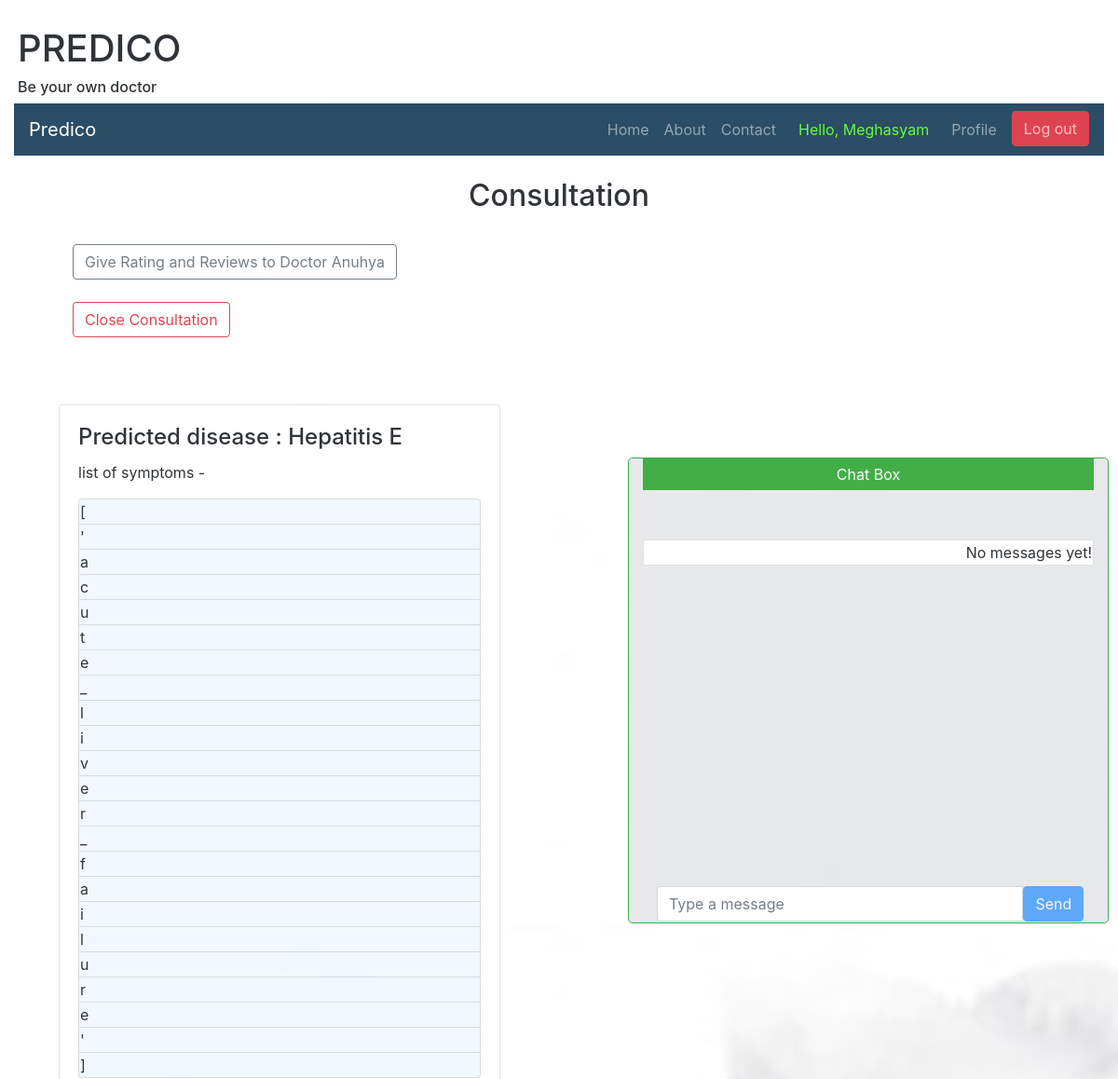
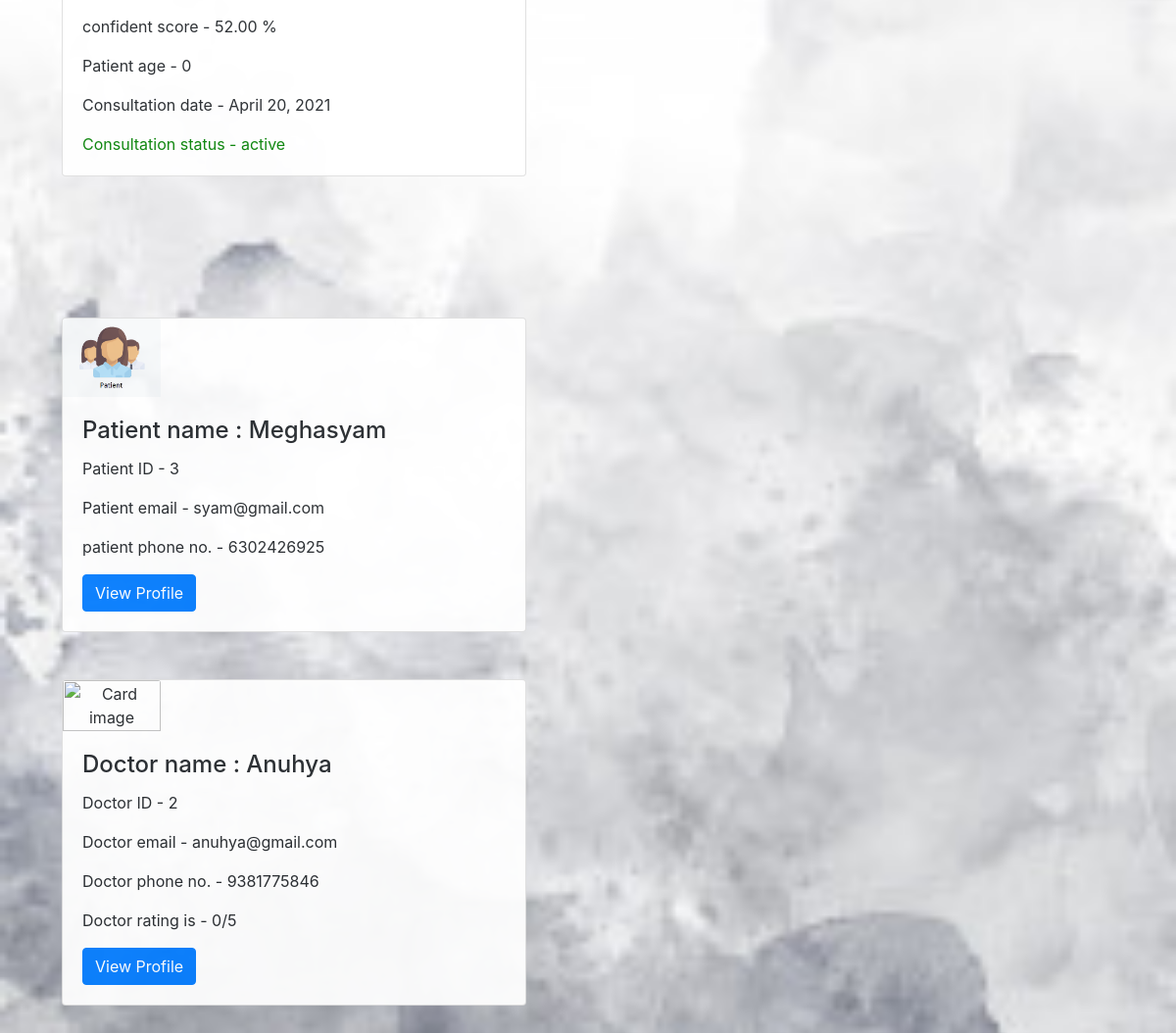
Screenshot of /consultationview/1 (signed in) with the database file from the repository (2 pictures, top to bottom).
### main_app/models.py (models this page shows)
class patient(models.Model):
    user = models.OneToOneField(User, on_delete=models.CASCADE, primary_key=True)
    is_patient = models.BooleanField(default=True)
    is_doctor = models.BooleanField(default=False)
    name = models.CharField(max_length = 50)
    dob = models.DateField()
    address = models.CharField(max_length = 100)
    mobile_no = models.CharField(max_length = 15)
    gender = models.CharField(max_length = 10)
    @property
    def age(self):
        today = date.today()
        db = self.dob
        age = today.year - db.year
        if today.month < db.month or today.month == db.month and today.day < db.day:
            age -= 1
        return age

class consultation(models.Model):
    patient = models.ForeignKey(patient ,null=True, on_delete=models.SET_NULL)
    doctor = models.ForeignKey(doctor ,null=True, on_delete=models.SET_NULL)
    diseaseinfo = models.OneToOneField(diseaseinfo, null=True, on_delete=models.SET_NULL)
    consultation_date = models.DateField()
    status = models.CharField(max_length = 20)

class doctor(models.Model):
    user = models.OneToOneField(User, on_delete=models.CASCADE, primary_key=True)
    is_patient = models.BooleanField(default=False)
    is_doctor = models.BooleanField(default=True)
    name = models.CharField(max_length = 50)
    dob = models.DateField()
    address = models.CharField(max_length = 100)
    mobile_no = models.CharField(max_length = 15)
    gender = models.CharField(max_length = 10)
    registration_no = models.CharField(max_length = 20)
    year_of_registration = models.DateField()
    qualification = models.CharField(max_length = 20)
    State_Medical_Council = models.CharField(max_length = 30)
    specialization = models.CharField(max_length = 30)
    rating = models.IntegerField(default=0)

class diseaseinfo(models.Model):
    patient = models.ForeignKey(patient , null=True, on_delete=models.SET_NULL)
    diseasename = models.CharField(max_length = 200)
    no_of_symp = models.IntegerField()
    symptomsname = models.CharField(max_length=200)
    confidence = models.DecimalField(max_digits=5, decimal_places=2)
    consultdoctor = models.CharField(max_length = 200)

### main_app/views.py (the view)
# urls.py: path('consultationview/<int:consultation_id>', views.consultationview , name='consultationview'),
def  consultationview(request,consultation_id):
    if request.method == 'GET':
      request.session['consultation_id'] = consultation_id
      consultation_obj = consultation.objects.get(id=consultation_id)
      return render(request,'consultation/consultation.html', {"consultation":consultation_obj })

### templates/consultation/consultation.html (shortened to what this page needs)
{% extends "basic.html" %}
{% load static %}
{% block body %}
<br><center><h2> Consultation</h2>
</center>
<br>
<div class="row">
<div class="col" >
{% if user.patient.is_patient  %}
  <div class="container ml-5 mr-5">
          <button type="button" class="btn btn-outline-secondary" data-toggle="collapse" data-target="#demo">Give Rating and Reviews to Doctor {{consultation.doctor.name}}</button>
  </div>
    {% endif %}
  <div class="container mt-4 ml-5 mr-5">
          <button type="button" class="btn btn-outline-danger mb-4" data-toggle="collapse" data-target="#demo2">Close Consultation</button>
  </div>
    <div class="card mt-5 ml-5 mr-5 mb-5">
        <div class="card-body">
          <h4 class="card-title">Predicted disease : {{consultation.diseaseinfo.diseasename}}</h4>
          <p class="card-text">list of symptoms -
              <ul class="list-group" >
                {% for i in consultation.diseaseinfo.symptomsname %}
                <li class="list-group-item" style="background-color:aliceblue">{{i}}</li>
                {% endfor %}
              </ul>
          </p>
          <p class="card-text">confident score - {{consultation.diseaseinfo.confidence}} %</p>
          <p class="card-text">Patient age - {{consultation.patient.age}}</p>
          <p class="card-text">Consultation date - {{consultation.consultation_date}}</p>
          <p class="card-text" style="color: green;">Consultation status - {{consultation.status}}</p>
        </div>
    </div>
<br><br>
                            <div class="card mt-5 ml-5 mr-5 mb-5" >
                                <div class="text-center " style="width:100px">
                                    <img class="card-img-top " src="{% static 'homepage/patient.png' %}" alt="Card image" style="width:100%;">
                                </div>
                                <div class="card-body">
                                  <h4 class="card-title">Patient name : {{consultation.patient.name}}</h4>
                                  <p class="card-text">Patient ID - {{consultation.patient.user_id}}</p>
                                  <p class="card-text">Patient email - {{consultation.patient.user.email}}</p>
                                  <p class="card-text">patient phone no. - {{consultation.patient.mobile_no}}</p>
                                  <a href="{% url 'pviewprofile' consultation.patient.user.username %}" class="btn btn-primary">View Profile</a>
                                </div>
                            </div>
                                <div class="card mt-5 ml-5 mr-5 mb-5" >
                                        <div class="text-center " style="width:100px">
                                            <img class="card-img-top" src="{% static 'homepage/doctor.png' %}" alt="Card image" style="width:100%;">
                                        </div>
                                        <div class="card-body" style="display: inline-block;">
                                          <h4 class="card-title">Doctor name : {{consultation.doctor.name}}</h4>
                                          <p class="card-text">Doctor ID - {{consultation.doctor.user_id}}</p>
                                          <p class="card-text">Doctor email - {{consultation.doctor.user.email}}</p>
                                          <p class="card-text">Doctor phone no. - {{consultation.doctor.mobile_no}}</p>
                                          <p class="card-text">Doctor rating is - {{consultation.doctor.rating}}/5</p>
                                          <a href="{% url 'dviewprofile' consultation.doctor.user.username %}" class="btn btn-primary">View Profile</a>
                                        </div>
                                </div>
</div>
      <div class="col">
            <div class="container-fluid border border-success rounded-lg" id="chat_window" style="background-color: #1423301a !important;">
                                <div id="chat-body" class="panel panel-default">
                                    <center> <div class="panel-heading">Chat Box
                                             </div>  </center>
                                    <div id="msg-list-div" class="panel-body">
                                                <ul id="msg-list" class="list-group">
                                          {% include 'consultation/chat_body.html' %}
                                                </ul>
                                    </div>
                                    <br>
                                        <div id="chat-form" class="container-fluid">  {% csrf_token %}
                                            <div id="chat-bottom" class="input-group">
                                                <input type="text" id="chat-msg" name="chat-msg" class="form-control" placeholder="Type a message" />
                                            <div>
                                                    <input class="btn btn-primary" id="send" type="submit" value="Send"/>
                                        </div>
                                </div>
             </div>
</div>
</div>
{% endblock %}

### templates/basic.html (shortened to what this page needs)
﻿{% load static %}
<!doctype html>
<html lang="en">
  <head>
    <link rel="stylesheet" href="https://stackpath.bootstrapcdn.com/bootstrap/4.3.1/css/bootstrap.min.css">
    <link rel="stylesheet" href="{% static 'homepage/bootstrap/css/bootstrap.min.css' %}">
   <link rel="stylesheet" href="{% static 'homepage/bootstrap/css/bootstrap.min.css' %}">
   <link rel="stylesheet" href="{% static 'homepage/css.css' %}">
  </head>
  <body>
      <div class="container-fluid">
          <div class="page-header mt-1 mb-1 ml-1 ">
          <h1>PREDICO</h1>
          <h6>Be your own doctor </h6>
        </div>
          <nav class="navbar navbar-expand-lg navbar-dark" style="background-color: #1b405a;">
              <a class="navbar-brand" href="{% url 'home' %}">Predico </a>
              <div class="collapse navbar-collapse" id="navbarSupportedContent">
                  <ul class="navbar-nav ml-auto">
                      <li class="nav-item">
                          <a class="nav-link" href="{% url 'home' %}">Home</a>
                      </li>
                      <li class="nav-item">
                          <a class="nav-link" href="{% url 'home' %}">About</a>
                      </li>
                      <li class="nav-item">
                          <a class="nav-link" href="{% url 'home' %}">Contact</a>
                      </li>
                    {% if user.is_authenticated %}
                      {% if user.patient %}
                      <li class="nav-item ml-2">
                      <li class="nav-link" href="{% url 'patient_ui' %}" style="color: rgb(91, 252, 50);">Hello, {{user.patient.name}}</li>
                      </li>
                      <li class="nav-item ml-2">
                          <a class="nav-link" href="{% url 'patient_ui' %}">Profile</a>
                          </li>
                      {% endif %}
                      <li class="nav-item ml-2">
      <button class="btn btn-danger btn-xs" data-toggle="modal" data-target="#logout-modal" style="color: rgb(247, 190, 188);">Log out</button>
                      </li>
                      {% endif %}
                  </ul>
              </div>
          </nav>
  {% block body %}
  {% endblock %}
</div>
</body>
</html>

### templates/consultation/chat_body.html
﻿{% load static %}
{% for obj in chat %}
{% if obj.sender == request.user %}
<div class="outgoing_msgs">
    <div class="sent_msg">
        <span class="time_date"> {{ obj.created }} </span>
        <li class="text-right list-group-item">{{ obj.message }} </li>
    </div>
  </div>
{% else %}
<div class="incoming_msg">
    <div class="incoming_msg_img"> <img src="https://ptetutorials.com/images/user-profile.png" alt="Sender">
    </div>
    <div class="received_msg">
      <div class="received_withd_msg">
        <span class="time_date"> {{ obj.created }} </span>
        <li class="text-left list-group-item">{{ obj.message }}</li>
        <span class="time_date"> {{obj.sender}}</span>
      </div>
    </div>
</div>
{% endif %}
{% empty %}
<br><br>
<li class="text-right list-group-item">No messages yet!</li>
<br><br>
{% endfor %}

### templates/consultation/consultation.html (style rules this page uses)
#chat_window { position: fixed; max-height: 500px; bottom: 4%; top: 22%; right: 10px; max-width: 43%; min-width: 43%; }
#chat-form { position: absolute; bottom: 1px; float: bottom; width: 95%; }
.panel-heading { position: relative; background-color: #35a83b; padding: 5px; margin-bottom: 5px ; color: #fff; }
.panel-body { overflow-y: scroll; max-height:400px; width: auto; top: 10px; bottom: 20px; }
body { position: relative; box-shadow: 0px 0px 20px 0px rgb(219, 218, 218) !important; background-color: #5f94c21a !important; }
.list-group-item { display: block; padding: 1px !important; }
.container { max-width:1170px; margin:auto; }
img { max-width:100%; }

### rows the page displays
consultation: doctor.name "Anuhya", diseaseinfo.diseasename "Hepatitis E", diseaseinfo.confidence "52.00", patient.age "0", consultation_date "April 20, 2021", status "active", patient.name "Meghasyam", patient.user_id "3", patient.user.email "syam@gmail.com", patient.mobile_no "6302426925", doctor.user_id "2", doctor.user.email "anuhya@gmail.com", doctor.mobile_no "9381775846", doctor.rating "0"

### other values shown
{{ user.patient.name }} "Meghasyam"
{{ i }} "[" "'" "a" "c" "u" "t" "e" "_" "l" "i" "v" "e" "r" "_" "f" "a" "i" "l" "u" "r" "e" "'" "]"
